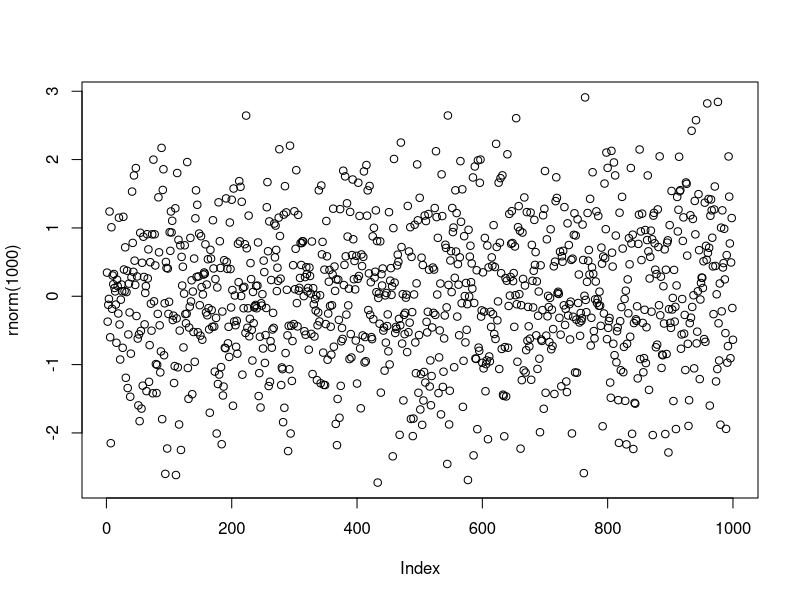
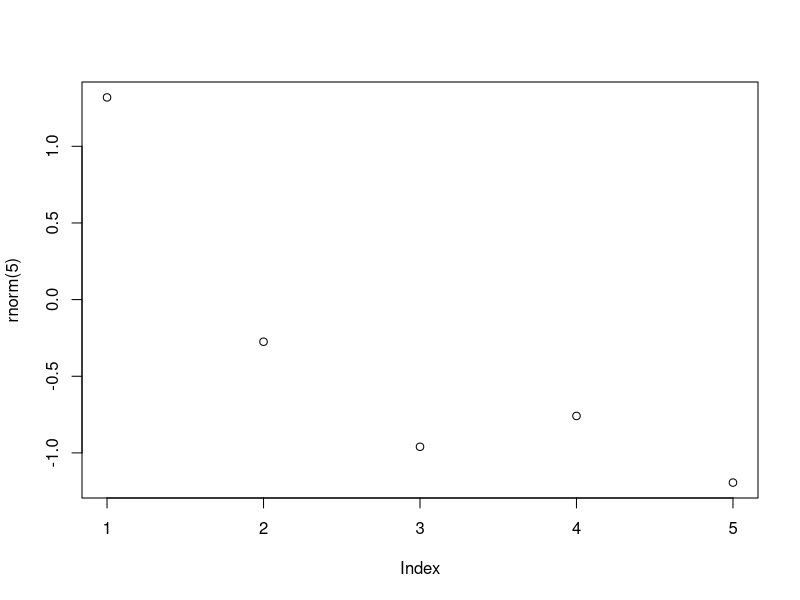
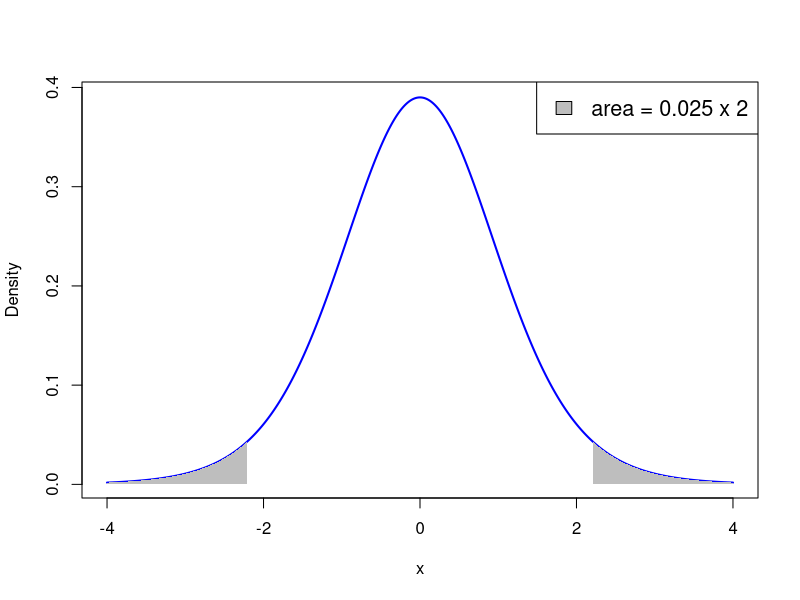
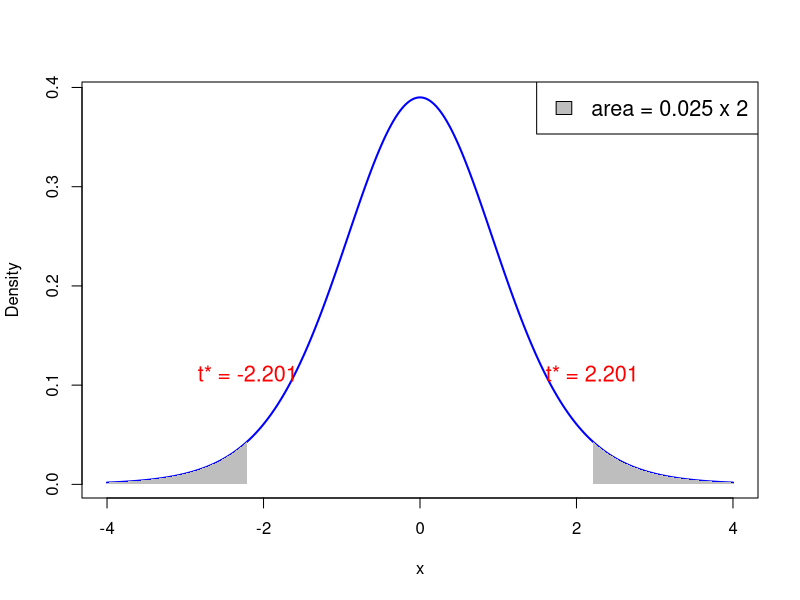
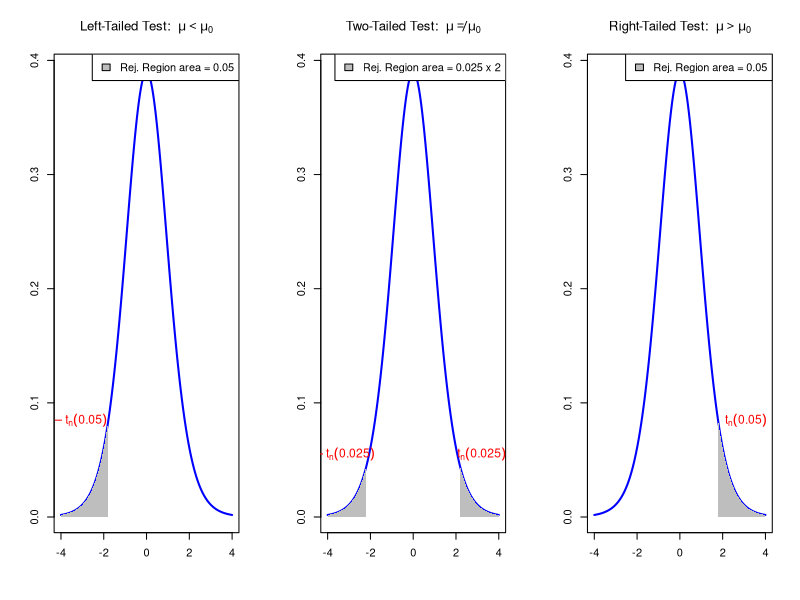
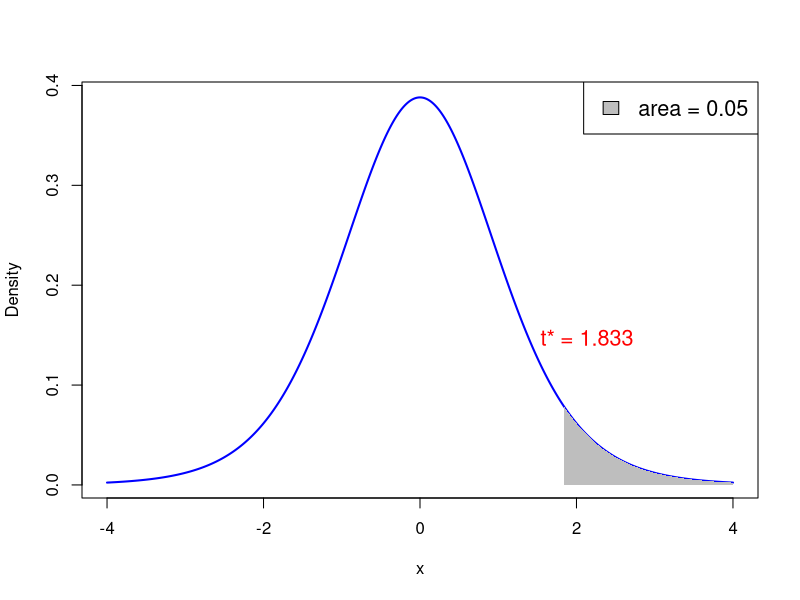
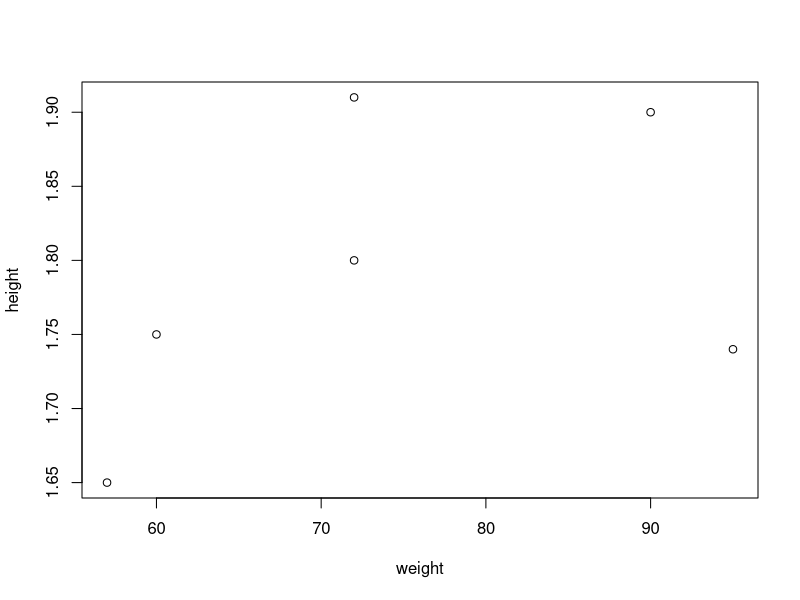
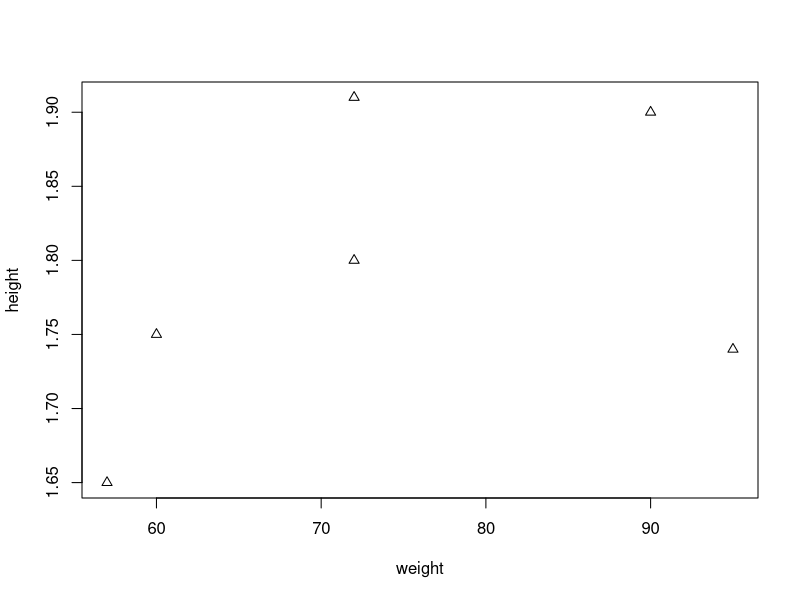

Recreate these plots in R, in order.
## ---- chunk 1
#| echo: true
plot(rnorm(1000))
## ---- chunk 2
#| echo: true

2 + 2
2 * 3 - 1 + 2 ^ 7
exp(-10)
log(2)
pi
sin(pi/2)

## ---- chunk 3
#| echo: true

# This is a comment in R
# Comments are ignored by R

1 + 1   # This works out the result of one plus one!
## ---- chunk 4
#| echo: true
rnorm(5)
## ---- chunk 5
#| echo: true
#| output-location: slide
plot(rnorm(5))
## ---- chunk 6
#| echo: true
# Store 2 in the variable x
x <- 2

# Print x to screen
x
## ---- chunk 7
#| echo: true
# Assign 2 to x
x <- 2

# Compute x + x and print to screen
x + x

# x still contains 2
x
## ---- chunk 8
x <- 2
print(x)
## ---- chunk 9
#| echo: true
sentence <- "Stats is great!"
print(sentence)
## ---- chunk 10
#| echo: true
sentence <- "Stats is great!"
cat(sentence)
## ---- chunk 11
#| echo: true

# Store the result of 2 + 2 in variable two.plus.two

two.plus.two <- 2 + 2

# We want to print to screen the following message:
# "The result of 2 + 2 is two.plus.two"

cat("The result of 2 + 2 is", two.plus.two)
## ---- chunk 12
# This codes sums two numbers and prints result on screen
x <- 1
y <- 2

result <- x + y

# Print the result on screen
cat("Code run successfully!")
cat("The sum of", x , "and", y, "is", result)
## ---- chunk 13
rm(list = ls())
## ---- chunk 14
#| echo: true

# Create 3 variables x, y, z
x <- 2
y <- "Dog"
z <- pi

# Workspace contains variables x, y, z
# This can be displayed by using ls()
ls()
## ---- chunk 15
#| echo: true

# Create 3 variables x, y, z
x <- 2
y <- "Dog"
z <- pi

# Remove x from workspace
rm(x)

# Now the workspace contains only y and z
ls( )
## ---- chunk 16
#| echo: true

# Create 3 variables x, y, z
x <- 2
y <- "Dog"
z <- pi

# Remove all variables from workspace
rm(list = ls())

# Let us check that the workspace is empty
ls( )
## ---- chunk 17
#| echo: true

# Constuct a vector and store it in variable "vector"
vector <- c(60, 72, 57, 90, 95, 72)

# Print vector
print(vector)
## ---- chunk 18
#| echo: true

# Constuct two vectors of radius and height of 6 cylinders
radius <- c(6, 7, 5, 9, 9, 7)
height <- c(1.7, 1.8, 1.6, 2, 1, 1.9)

# Compute the volume of each cylinder and store it in "volume"
volume <- pi * radius^2 * height

# Print volume
print(volume)
## ---- chunk 19
#| echo: true

a <- c(1, 2, 3, 4, 5, 6, 7)
b <- c(0, 1)

a + b
## ---- chunk 20
#| echo: true

vector <- c(1, 2, 3, 4, 5, 6)
scalar <- 2

# Multiplication of vector by a scalar
vector * scalar

# Summing a scalar to each component of a vector
vector + scalar
## ---- chunk 21
x <- c(1, 2, 3, 4, 5)

sum <- sum(x)
length <- length(x)

cat("Here is the vector x: (", x, ")")
cat("The components of vector x sum to", sum)
cat("The length of vector x is", length)
## ---- chunk 22
# First store the wage data into a vector
x <- c(36, 40, 46, 54, 57, 58, 59, 60, 62, 63)

# Let us compute the mean by using formula
xbar = sum(x) / length(x)

# Compute the mean by using built in R function
xbar_check = mean(x)

# We now print both results to screen
cat("Sample mean computed with formula is", xbar)
cat("Sample mean computed with R function is", xbar_check)
cat("They coincide!")
## ---- chunk 23
# Again, store the wage data into a vector
x <- c(36, 40, 46, 54, 57, 58, 59, 60, 62, 63)

# Compute the sample variance using formula
xbar = mean(x)
n = length(x)
s2 = sum( (x - xbar)^2 ) / (n - 1) 

# Compute the sample variance using built in R function
s2_check = var(x)

# We now print both results to screen
cat("Sample variance computed with formula is", s2)
cat("Sample variance computed with R function is", s2_check)
cat("They coincide!")
## ---- chunk 24
#| echo: true

# Compute the average distance from the center for rivers
sum(abs(rivers - mean(rivers))) / length(rivers)	
## ---- chunk 25
# Degrees of freedom
df <- 11

# Values for x-axis
x <- seq(-4, 4, length.out = 1000)

# Calculate PDF of t-distribution
pdf <- dt(x, df)

# Plot PDF
plot(x, pdf, type = "l", col = "blue", lwd = 2, xlab = "x", ylab = "Density")

# Shade area where p-value < 0.025
x_fill_left <- x[x <= qt(0.025, df)]
y_fill_left <- pdf[x <= qt(0.025, df)]
polygon(c(x_fill_left, rev(x_fill_left)), c(y_fill_left, rep(0, length(y_fill_left))), col = "gray", border = NA)

# Shade area where p-value > 0.975
x_fill_right <- x[x >= qt(0.975, df)]
y_fill_right <- pdf[x >= qt(0.975, df)]
polygon(c(x_fill_right, rev(x_fill_right)), c(y_fill_right, rep(0, length(y_fill_right))), col = "gray", border = NA)

# Add legend
legend("topright", legend = c("area = 0.025 x 2"), fill = "gray", cex = 1.3)


## ---- chunk 26
# Degrees of freedom
df <- 11

# Values for x-axis
x <- seq(-4, 4, length.out = 1000)

# Calculate PDF of t-distribution
pdf <- dt(x, df)

# Plot PDF
plot(x, pdf, type = "l", col = "blue", lwd = 2, xlab = "x", ylab = "Density")

# Shade area where p-value < 0.025
x_fill_left <- x[x <= qt(0.025, df)]
y_fill_left <- pdf[x <= qt(0.025, df)]
polygon(c(x_fill_left, rev(x_fill_left)), c(y_fill_left, rep(0, length(y_fill_left))), col = "gray", border = NA)

# Shade area where p-value > 0.975
x_fill_right <- x[x >= qt(0.975, df)]
y_fill_right <- pdf[x >= qt(0.975, df)]
polygon(c(x_fill_right, rev(x_fill_right)), c(y_fill_right, rep(0, length(y_fill_right))), col = "gray", border = NA)

# Add annotations for p value = 0.025 on both sides
text(qt(0.025, df), dt(qt(0.025, df), df) + 0.05, paste("t* =", round(qt(0.025, df), 4)), pos = 3, col = "red", cex = 1.3, adj = c(8.5, 4.5))
text(qt(0.975, df), dt(qt(0.975, df), df) + 0.05, paste("t* =", round(qt(0.975, df), 4)), pos = 3, col = "red", cex = 1.3, adj = c(5.5, 4.5))

# Add legend
legend("topright", legend = c("area = 0.025 x 2"), fill = "gray", cex = 1.3)


## ---- chunk 27
# Degrees of freedom
df <- 11

# Values for x-axis
x <- seq(-4, 4, length.out = 1000)

# Calculate PDF of t-distribution
pdf <- dt(x, df)

# Set layout for 3 plots side by side
par(mfrow = c(1, 3))

# Left-tailed test
plot(x, pdf, type = "l", col = "blue", lwd = 2, xlab = "", ylab = "", main = expression("Left-Tailed Test: " ~ mu < mu[0]))
x_fill_left <- x[x <= qt(0.05, df)]
y_fill_left <- pdf[x <= qt(0.05, df)]
polygon(c(x_fill_left, rev(x_fill_left)), c(y_fill_left, rep(0, length(y_fill_left))), col = "gray", border = NA)
text(qt(0.05, df) - 1.3, dt(qt(0.05, df), df) - 0.01, expression(-t[n](0.05)), pos = 3, col = "red", cex = 1.1)
legend("topright", legend = c("Rej. Region area = 0.05"), fill = "gray", cex = 1)

# Two-tailed test
plot(x, pdf, type = "l", col = "blue", lwd = 2, xlab = "", ylab = "", main = expression("Two-Tailed Test: " ~ mu != mu[0]))
x_fill_left <- x[x <= qt(0.025, df)]
y_fill_left <- pdf[x <= qt(0.025, df)]
polygon(c(x_fill_left, rev(x_fill_left)), c(y_fill_left, rep(0, length(y_fill_left))), col = "gray", border = NA)

x_fill_right <- x[x >= qt(0.975, df)]
y_fill_right <- pdf[x >= qt(0.975, df)]
polygon(c(x_fill_right, rev(x_fill_right)), c(y_fill_right, rep(0, length(y_fill_right))), col = "gray", border = NA)

text(qt(0.025, df) - 1.0, dt(qt(0.025, df), df) + 0.0, expression(-t[n](0.025)), pos = 3, col = "red", cex = 1.1)
text(qt(0.975, df) + 1.0, dt(qt(0.975, df), df) + 0.0, expression(t[n](0.025)), pos = 3, col = "red", cex = 1.1)
legend("topright", legend = c("Rej. Region area = 0.025 x 2"), fill = "gray", cex = 1)

# Right-tailed test
plot(x, pdf, type = "l", col = "blue", lwd = 2, xlab = "", ylab = "", main = expression("Right-Tailed Test: " ~ mu > mu[0]))
x_fill_right <- x[x >= qt(0.95, df)]
y_fill_right <- pdf[x >= qt(0.95, df)]
polygon(c(x_fill_right, rev(x_fill_right)), c(y_fill_right, rep(0, length(y_fill_right))), col = "gray", border = NA)
text(qt(0.95, df) + 1.3, dt(qt(0.95, df), df) - 0.01, expression(t[n](0.05)), pos = 3, col = "red", cex = 1.1)
legend("topright", legend = c("Rej. Region area = 0.05"), fill = "gray", cex = 1)

# Reset layout
par(mfrow = c(1, 1))
## ---- chunk 28
# Degrees of freedom
df <- 9

# Values for x-axis
x <- seq(-4, 4, length.out = 1000)

# Calculate PDF of t-distribution
pdf <- dt(x, df)

# Plot PDF
plot(x, pdf, type = "l", col = "blue", lwd = 2, xlab = "x", ylab = "Density")

# Shade area where p-value > 0.95
x_fill_right <- x[x >= qt(0.95, df)]
y_fill_right <- pdf[x >= qt(0.95, df)]
polygon(c(x_fill_right, rev(x_fill_right)), c(y_fill_right, rep(0, length(y_fill_right))), col = "gray", border = NA)

# Add annotations for p value = 0.05 on both sides
text(qt(0.95, df) + 0.3, dt(qt(0.95, df), df) + 0.05, paste("t* =", round(qt(0.95, df), 3)), pos = 3, col = "red", cex = 1.3, adj = c(5.5, 4.5))

# Add legend
legend("topright", legend = c("area = 0.05"), fill = "gray", cex = 1.3)


## ---- chunk 29
# Enter CCI data using c()
score_2007 <- c(86, 86, 88, 90, 99, 97, 97, 96, 99, 97, 90, 90)
score_2009 <- c(24, 22, 21, 21, 19, 18, 17, 18, 21, 23, 22, 21)

# Compute vector of differences in CCI
difference <- score_2007 - score_2009

# Perform t-test with null hypothesis mu0 = 0
t.test(difference, mu = 0)
## ---- chunk 30
# Enter CCI data using c()
score_2007 <- c(86, 86, 88, 90, 99, 97, 97, 96, 99, 97, 90, 90)
score_2009 <- c(24, 22, 21, 21, 19, 18, 17, 18, 21, 23, 22, 21)
difference <- score_2007 - score_2009

# Store output of t-test
t_test_result <- t.test(difference, mu = 0)

# Capture output from print
output <- capture.output(print(t_test_result))

# Print only one line of the output
cat(output[2])
cat(output[3])
cat(output[4])
## ---- chunk 31
# Enter CCI data using c()
score_2007 <- c(86, 86, 88, 90, 99, 97, 97, 96, 99, 97, 90, 90)
score_2009 <- c(24, 22, 21, 21, 19, 18, 17, 18, 21, 23, 22, 21)
difference <- score_2007 - score_2009

# Store output of t-test
t_test_result <- t.test(difference, mu = 0)

# Capture output from print
output <- capture.output(print(t_test_result))

# Print only one line of the output
cat(output[5])
## ---- chunk 32
# Enter CCI data using c()
score_2007 <- c(86, 86, 88, 90, 99, 97, 97, 96, 99, 97, 90, 90)
score_2009 <- c(24, 22, 21, 21, 19, 18, 17, 18, 21, 23, 22, 21)
difference <- score_2007 - score_2009

# Store output of t-test
t_test_result <- t.test(difference, mu = 0)

# Capture output from print
output <- capture.output(print(t_test_result))

# Print only one line of the output
cat(output[6])
## ---- chunk 33
# Enter CCI data using c()
score_2007 <- c(86, 86, 88, 90, 99, 97, 97, 96, 99, 97, 90, 90)
score_2009 <- c(24, 22, 21, 21, 19, 18, 17, 18, 21, 23, 22, 21)
difference <- score_2007 - score_2009

# Store output of t-test
t_test_result <- t.test(difference, mu = 0)

# Capture output from print
output <- capture.output(print(t_test_result))

# Print only one line of the output
cat(output[7])
cat(output[8])
## ---- chunk 34
# Enter CCI data using c()
score_2007 <- c(86, 86, 88, 90, 99, 97, 97, 96, 99, 97, 90, 90)
score_2009 <- c(24, 22, 21, 21, 19, 18, 17, 18, 21, 23, 22, 21)
difference <- score_2007 - score_2009

# Store output of t-test
t_test_result <- t.test(difference, mu = 0)

# Capture output from print
output <- capture.output(print(t_test_result))

# Print only one line of the output
cat(output[9])
cat(output[10])
cat(output[11])
## ---- chunk 35
# Enter the mileage data
mpg <- c(11.4, 13.1, 14.7, 14.7, 15.0, 15.5, 15.6, 15.9, 16.0, 16.8)

# Perform one-sided t-test with null hypothesis mu = 17 
# Store answer in "answer"
answer <- t.test(mpg, mu = 17, alternative = "less")

# Print the answer
print(answer)
## ---- chunk 36
#| echo: true
#| output-location: slide

# Store weight and height data in 2 vectors
weight <- c(60, 72, 57, 90, 95, 72)
height <- c(1.75, 1.80, 1.65, 1.90, 1.74, 1.91)

# Plot weight against height
plot(weight, height)
## ---- chunk 37
#| echo: true
#| output-location: slide

# Store weight and height data in 2 vectors
weight <- c(60, 72, 57, 90, 95, 72)
height <- c(1.75, 1.80, 1.65, 1.90, 1.74, 1.91)

# Plot weight against height using little triangles
plot(weight, height, pch = 2)
## ---- chunk 38
#| echo: true
#| output-location: slide

# Input vector for grid of x coordinates
x <- c(-1, -0.5, 0, 0.5, 1)

# Compute the function y=x^2 on the grid
y <- x^2

# Generate scatter plot of (x,y)
plot(x, y)

# Add linear interpolation
lines(x, y)
## ---- chunk 39
#| echo: true
x <- seq(from = 2, to = 20, by = 2)
print(x)
## ---- chunk 40
x <- seq(from = 1, to = 11, by = 2)
y <- seq(1, 11, 2)

cat("Vector x is: (", x, ")")
cat("Vector y is: (", y, ")")
cat("They are the same!")
## ---- chunk 41
#| echo: true

x <- seq(from = -1, to = 1, by = 0.2)
print(x)
## ---- chunk 42
#| echo: true
#| 
# Use seq() to generate x grid
x <- seq(from = -1, to = 1, by = 0.2)

# Plot the function y=x^2
plot(x, x^2)
lines(x, x^2)
## ---- chunk 43
#| echo: true
#| output-location: slide

x <- rnorm(1000)

plot(x)
## ---- chunk 44
#| echo: true
seq(1, 11, length.out = 6)
## ---- chunk 45
#| echo: true
seq(1, 11, 6)
## ---- chunk 46
my_mean <- function(vector = x) {
  
  mean_of_x <- sum(x) / length(x)
  
  return(mean_of_x)  
}

# Generate a random vector of 1000 entries from N(0,1)
x <- rnorm(1000)

# Compute mean of x with my_mean
xbar <- my_mean(x)

# Compute mean of x with built in function mean
xbar_check <- mean(x)
  
cat("Mean of x computed with my_mean is:", xbar)
cat("Mean of x computed with R mean is:", xbar_check)
cat("They coincide!")
## ---- chunk 47
#| echo: true
x <- c("Red", "Green", "Blue")
print(x)
## ---- chunk 48
#| echo: true
x <- c('Red', 'Green', 'Blue')
print(x)
## ---- chunk 49
x <- c("Red", "Green", "Blue")
print(x)
cat(x)
## ---- chunk 50
y <- c("Red Green", "Blue")
print(y)
cat(y)
## ---- chunk 51
#| echo: true

# Create logical vector
x <- c(T, T, F, T, NA)

# Print the logical vector
print(x)
## ---- chunk 52
# Generate a vector containing sequence 1 to 8
x <- seq(from = 1 , to = 8, by = 1)

# Generate vector of flags for entries strictly above 5
y <- ( x > 5 )

cat("Vector x is: (", x, ")")
cat("Entries above 5 are: (", y, ")")
## ---- chunk 53
#| echo: true
T + T
T + F
## ---- chunk 54
#| echo: true
F + F
F + T + 3
## ---- chunk 55
# Generate vector with 1000 normal entries
x <- rnorm(1000)

# Generate logical vector of entries above 0
y <- (x > 0)

# Count entries above zero
above_zero <- sum(y)

cat("Number of entries which are above the average 0 is", above_zero)
cat("This is pretty close to 500!")
## ---- chunk 56
#| echo: true

2 * NA
NA + NA
T + NA
## ---- chunk 57
#| echo: true

vector <- c("Cat", "Dog", "Mouse")

second_element <- vector[2]           # Access 2nd entry of vector

print(second_element)
## ---- chunk 58
#| echo: true

vector <- c("Cat", "Dog", "Mouse")

# We replace 2nd entry of vector with string "Horse"
vector[2] <- "Horse"

print(vector)
## ---- chunk 59
#| echo: true

vector <- c(11, 22, 33, 44, 55, 66, 77, 88, 99, 100)

# We store 1st, 3rd, 5th entries of vector in slice
slice <- vector[c(1, 3, 5)]   

print(slice)

## ---- chunk 60
#| echo: true

vector <- c(11, 22, 33, 44, 55, 66, 77, 88, 99, 100)

# We store 2nd to 7th entries of vector in slice
slice <- vector[2:7]

print(slice)
## ---- chunk 61
# Create a vector x
x <- c(11, 22, 33, 44, 55, 66, 77, 88, 99, 100)

# Print vector x
cat("Vector x is:", x)

# Delete 2nd, 3rd and 7th entries of x
x <- x[ -c(2, 3, 7) ]

# Print x again
cat("Vector x with 2nd, 3rd and 7th entries removed:", x)
## ---- chunk 62
# Create numeric vector x
x <- c(5, -2.3, 4, 4, 4, 6, 8, 10, 40221, -8)

# Get negative components from x and store them in neg_x
neg_x <- x[ x < 0 ]

cat("Vector x is:", x)
cat("Negative components of x are:", neg_x)
## ---- chunk 63
# Create numeric vector
x <- c(5, -2.3, 4, 4, 4, 6, 8, 10, 40221, -8)

# Get components between 0 and 100
range_x <- x[ (x > 0) & (x < 100) ]

cat("Vector x is:", x)
cat("Components of x between 0 and 100 are:", range_x)
## ---- chunk 64
# Create a logical flag vector
flag <- c(T, F, F, T, F)

# Indices for  flag which
true_flag <- which(flag)

cat("Flag vector is:", flag)
cat("Positions for which Flag is TRUE are:", true_flag)
## ---- chunk 65
# Create numeric vector x
x <- c(5, -2.3, 4, 4, 4, 6, 8, 10, 40221, -8)

# Print x
cat("Vector x is:", x)

# Flag positive components of x
flag_pos_x <- (x > 0)

# Remove positive components from x
 x <- x[ -which(flag_pos_x) ]

# Print x again
cat("Vector x with positive components removed:", x)
## ---- chunk 66
#| echo: true

# Generate a vector of values 1, 2, 3, 4, 5
x <- c(1, 2, 3, 4, 5)

# Print the vector
print(x)
## ---- chunk 67
#| echo: true

# Create 2 vectors
x <- c(1, 2, 3, 4, 5)
y <- c(6, 7, 8)

# Concatenate vectors x and y, and also add element 9
z <- c(x, y, 9)

# Print the resulting vector
print(z)
## ---- chunk 68
#| echo: true

# We specify a vector with 3 named entries
x <- c(first = "Red", second = "Green", third = "Blue")

# Print the named vector
print(x)
## ---- chunk 69
# Create named vector
x <- c(first = "Red", second = "Green", third = "Blue")

# Names of componenents of x are accessed via names(x)
names_x <- names(x)

# Values of componenents of x are accessed via unname(x)
values_x <- unname(x)

cat("Names of x are:", names(x))
cat("Values of x are:", unname(x))
## ---- chunk 70
#| echo: true

c(FALSE, 2)        # Converts FALSE to 0
## ---- chunk 71
#| echo: true

c(pi, "stats")     # Converts pi to string 

## ---- chunk 72
#| echo: true

c(TRUE, "stats")   # Converts TRUE to string
## ---- chunk 73
#| echo: true

# The following generates a vector of integers from 1 to 6
x <- seq(1, 6)

print(x)
## ---- chunk 74
# Generate two vectors of integers from 1 to 6
x <- seq(1, 6)
y <- 1:6

cat("Vector x is:", x)
cat("Vector y is:", y)
cat("They are the same!")
## ---- chunk 75
# Create a vector with 3 components
x <- c(2, 1, 3)

# Repeats 4 times the vector x
y <- rep(x, 4)

cat("Original vector is:", x)
cat("Original vector repeated 4 times:", y)
## ---- chunk 76
x <- c(2, 1, 3)         # Vector to replicate
y <- c(1, 2, 3)         # Vector saying how to replicate 

z <- rep(x, y)          # 1st entry of x is replicated 1 time
                        # 2nd entry of x is replicated 2 times
                        # 3rd entry of x is replicated 3 times

cat("Original vector is:", x)
cat("Original vector repeated is:", z)
## ---- chunk 77
#| echo: true

x <- c("Cat", "Dog")     # Vector to replicate

y <- rep(x, c(3, 4))     # 1st entry of x is replicated 3 times
                         # 2nd entry of x is replicated 4 times

cat("Vector of labels is:", y)
